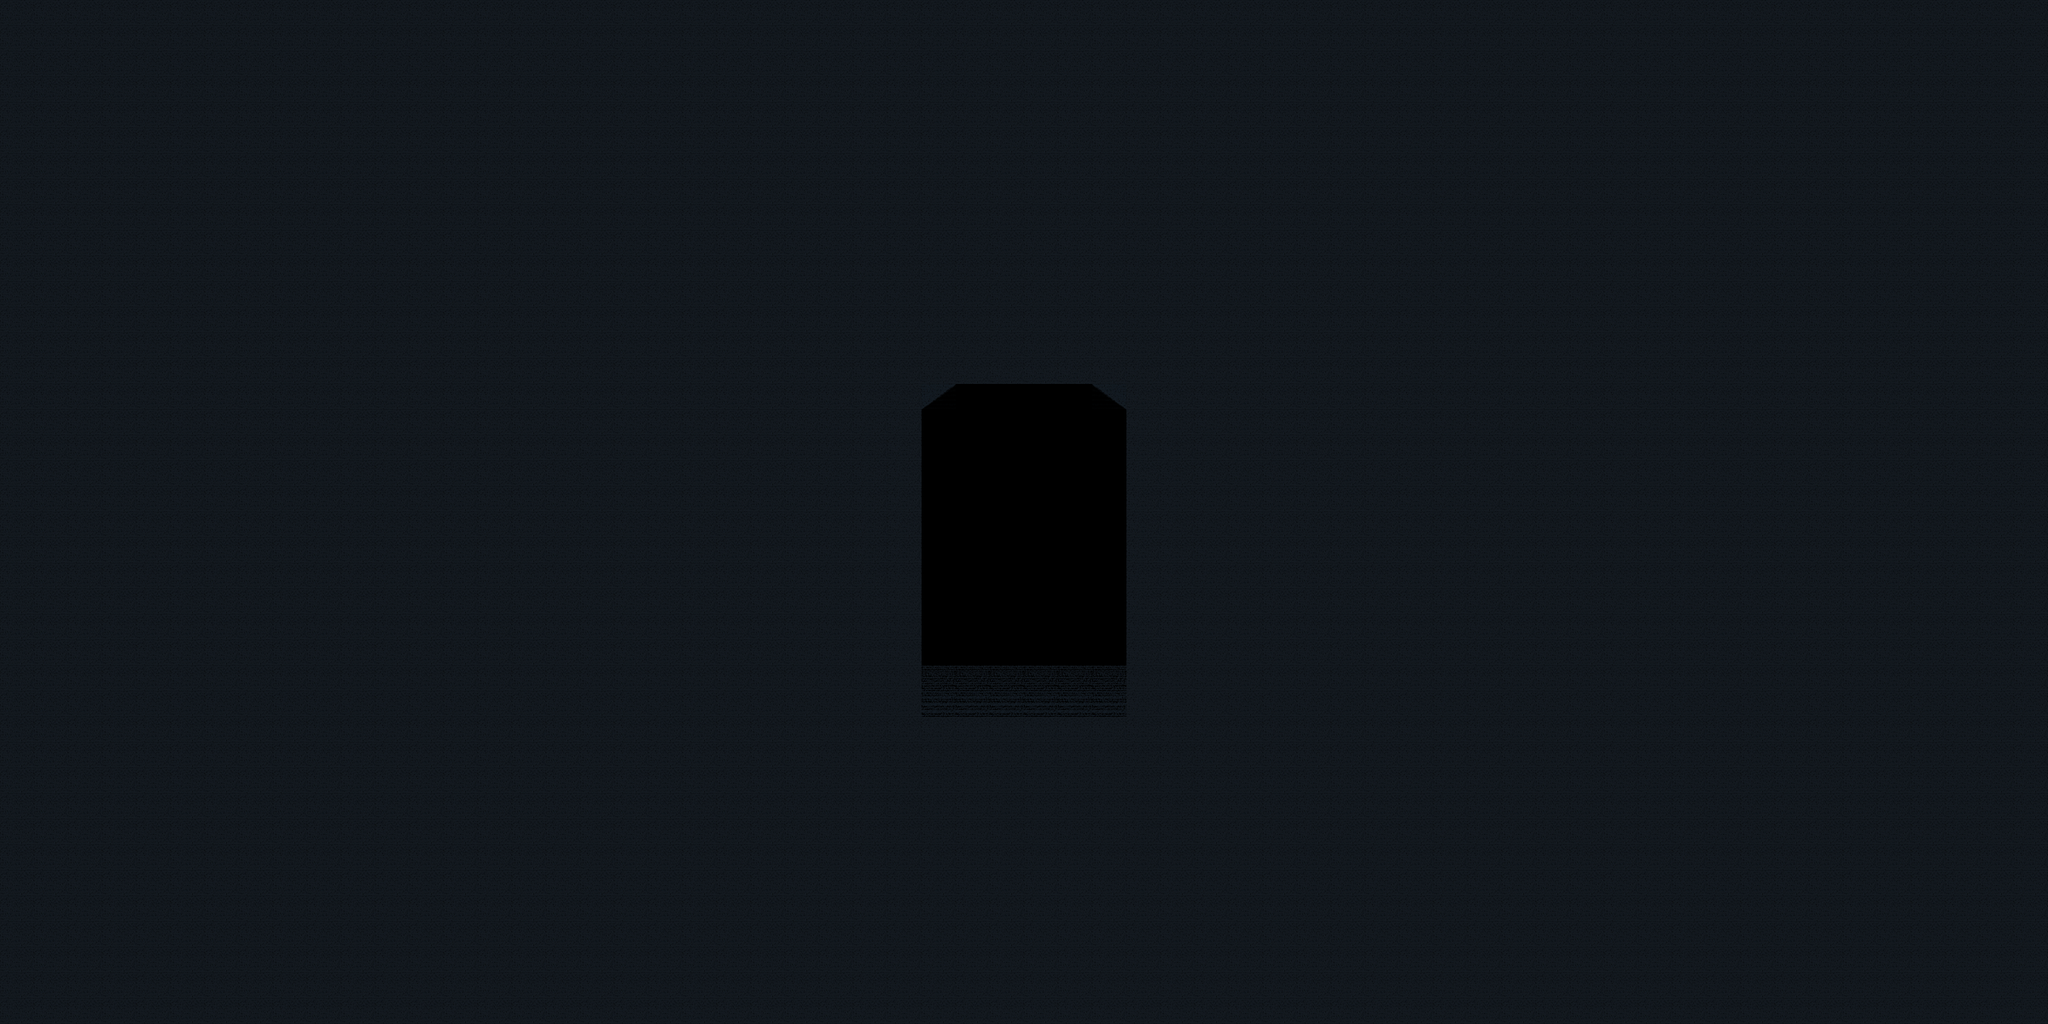

A level layout from a 2D game, rendered from its tile map. Below: a short description, then the map file with tile-grid data replaced by summaries:
An orthogonal 60x40 tile map with 40x30 px tiles, 1 tile layer (Tile Layer 2), 11 hidden layers not drawn.

<map version="1.9" tiledversion="1.9.0" orientation="orthogonal" renderorder="right-down" width="60" height="40" tilewidth="40" tileheight="30" infinite="0" nextlayerid="2" nextobjectid="1">
 <tileset firstgid="1" name="tiles2x" tilewidth="40" tileheight="30" tilecount="30" columns="10">
  <transformations hflip="1" vflip="1" rotate="1" preferuntransformed="0" />
  <image source="../spritesheets/tiles2x.png" width="400" height="90" />
 </tileset>
 <layer id="1" name="Tile Layer 1" width="60" height="40" visible="0">
  <data>[2400 cells, 2400 non-empty, 5 distinct tile ids]</data>
 </layer>
 <layer id="2" name="Tile Layer 2" width="60" height="40">
  <data>[2400 cells, 2400 non-empty, 5 distinct tile ids]</data>
 </layer>
 <layer id="3" name="Tile Layer 3" width="60" height="40" visible="0">
  <data>[2400 cells, 2400 non-empty, 5 distinct tile ids]</data>
 </layer>
 <layer id="4" name="Tile Layer 4" width="60" height="40" visible="0">
  <data>[2400 cells, 2400 non-empty, 6 distinct tile ids]</data>
 </layer>
 <layer id="5" name="Tile Layer 5" width="60" height="40" visible="0">
  <data>[2400 cells, 2400 non-empty, 5 distinct tile ids]</data>
 </layer>
 <layer id="6" name="Tile Layer 6" width="60" height="40" visible="0">
  <data>[2400 cells, 2400 non-empty, 7 distinct tile ids]</data>
 </layer>
 <layer id="7" name="Tile Layer 7" width="60" height="40" visible="0">
  <data>[2400 cells, 2400 non-empty, 8 distinct tile ids]</data>
 </layer>
 <layer id="8" name="Tile Layer 8" width="60" height="40" visible="0">
  <data>[2400 cells, 2400 non-empty, 8 distinct tile ids]</data>
 </layer>
 <layer id="9" name="Tile Layer 9" width="60" height="40" visible="0">
  <data>[2400 cells, 2400 non-empty, 7 distinct tile ids]</data>
 </layer>
 <layer id="10" name="Tile Layer 10" width="60" height="40" visible="0">
  <data>[2400 cells, 2400 non-empty, 5 distinct tile ids]</data>
 </layer>
 <layer id="11" name="Tile Layer 11" width="60" height="40" visible="0">
  <data>[2400 cells, 2400 non-empty, 5 distinct tile ids]</data>
 </layer>
 <layer id="12" name="Tile Layer 12" width="60" height="40" visible="0">
  <data>[2400 cells, 0 non-empty, 0 distinct tile ids]</data>
 </layer>
</map>
